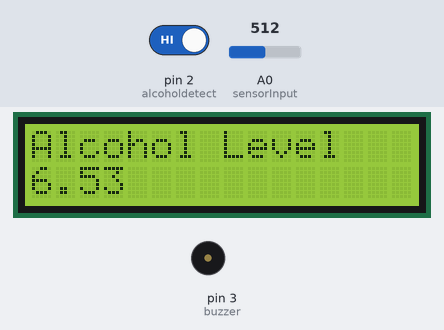
Bench run of a sketch on a simulated Arduino Uno, built with avr-gcc and run on an emulated ATmega328P. Shown: 16×2 character LCD, buzzer (waves = sounding, pin HIGH). The test bench sets the inputs (shaded band); at power-on: pin 2 (alcoholdetect) HIGH, A0 (sensorInput) = 512. What the sketch prints to the serial monitor is not drawn.

Above: at 1.2 s.
1.3 s: pin 2 (alcoholdetect) driven LOW
At 4.4 s:
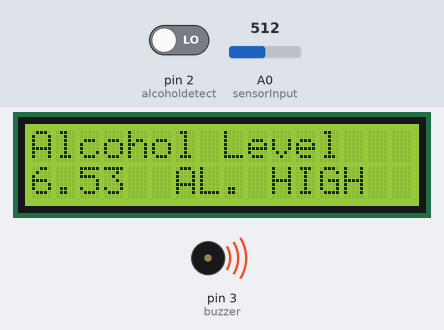
5.6 s: A0 (sensorInput) set to 0
At 8.0 s:
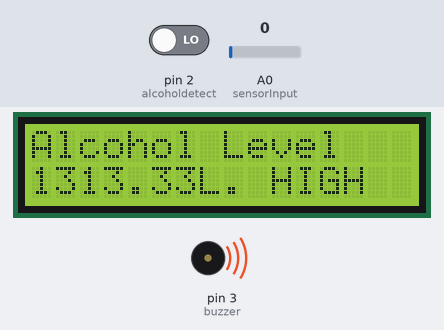
9.9 s: pin 2 (alcoholdetect) driven HIGH
At 13.3 s:
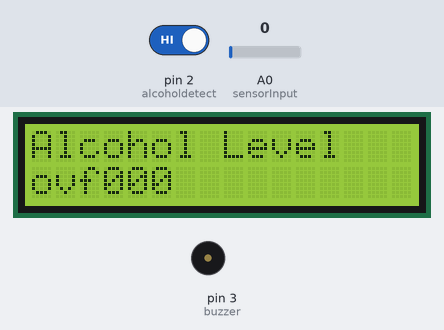
14.1 s: pin 2 (alcoholdetect) driven LOW
At 17.3 s:
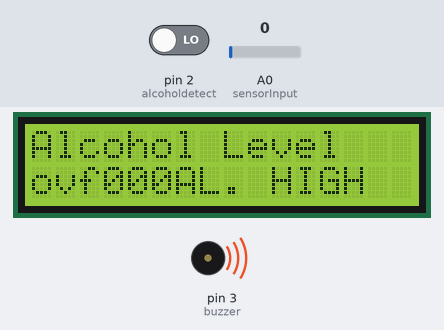
18.4 s: A0 (sensorInput) set to 900
At 21.2 s:
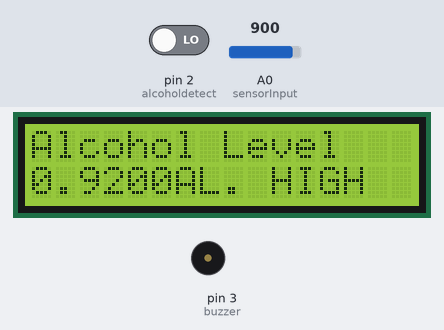
21.3 s: A0 (sensorInput) set to 1023
At 22.2 s:
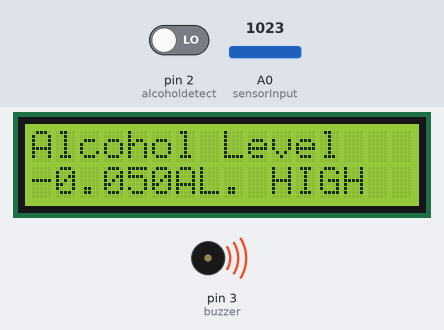
Timing chart, 0 to 23.9 s (numbered marks = the images above; inputs shaded):
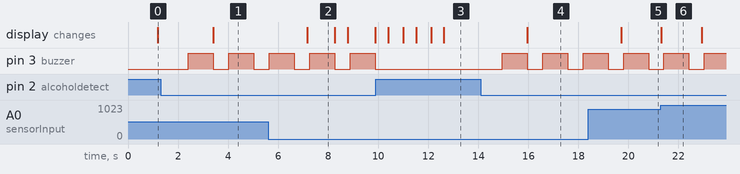

Measured:
- after the input at 1.3 s, pin 3 (buzzer): alternates HIGH for 1.0 s and LOW for 0.62 s, starting after 1.1 s; the display: changes after 2.1 s (image 1)
- after the input at 5.6 s, the display: changes after 1.6 s (image 2)
- after the input at 9.9 s, pin 3 (buzzer): stops changing and stays LOW; the display: first differs from a run without the input after 1.1 s (image 3 shows a later state)
- after the input at 14.1 s, pin 3 (buzzer): alternates HIGH for 1.0 s and LOW for 0.61 s, starting after 0.86 s; the display: changes after 1.9 s (image 4)
- after the input at 18.4 s, the display: changes after 1.3 s (image 5)
- after the input at 21.3 s, the display: changes at once (image 6)
- what the display in image 2 shows lasts 1.1 s, from 7.2 s to 8.3 s

The sketch:

alcohol_sensor.ino
```cpp
/*
 * Alcohol Sensor Project
 * using MQ3 alcohol sensor and an Lcd display
 *
 *
 */

#include<LiquidCrystal.h>

LiquidCrystal lcd(5,6,7,8,9,10);

const int sensorInput = A0; //alcohol sensor analog input
float alcoholinput; //analog value of the sensor input
float alcoholvolt;  //voltage value of the sensor input
float alcohollevel;  //calculated alcohol level
int alcoholguage=50;
const int alcoholdetect=2; //
const int buzzer=3;

void setup() {

  Serial.begin(9600);
  lcd.begin(16,2);
  lcd.setCursor(0,0);
  lcd.print("Alcohol Level");

  pinMode(buzzer,OUTPUT);
  pinMode(alcoholdetect,INPUT);
  //digitalWrite(buzzer,LOW);

}

void loop() {

  float RS;
  float RO;
  float Ps;

  for(int i=0;i<100;i++){
    alcoholinput=alcoholinput+analogRead(sensorInput);
  }
  alcoholinput=alcoholinput/100;
  alcoholvolt= (alcoholinput/1024)*5.0;

  RS = (5.0-alcoholvolt)/alcoholvolt;//alcoholvolt;
  RO=0.15;
  float J = RS/RO;
  //Ps= (25.0*RS)/((RS+36)*(RS+36))*100;
  if(J>0.7&&J<=1){
    alcohollevel=1.4-(0.25*J);
    Serial.print(" Alcohol level: ");
    Serial.print(alcohollevel);
  }


  Serial.print(alcoholinput);
  Serial.print(" Output voltage:");
  Serial.print(alcoholvolt);
  Serial.print(" RS/RO: ");
  Serial.print(RS/RO);
  Serial.print(" RS: ");
  Serial.println(RS);
  //Serial.print(" PS: ");
  //Serial.println(Ps);

  lcd.setCursor(0,1);
  lcd.print(RS/RO);

  int alcohol=digitalRead(alcoholdetect);
  delay(100);

  if(alcohol==0){
      digitalWrite(buzzer,HIGH);
      Serial.println("HIGH");
      delay(1000);
      digitalWrite(buzzer,LOW);
      lcd.setCursor(6,1);
      lcd.print("AL. HIGH");
  }
  else{
    delay(500);
    digitalWrite(buzzer,LOW);
    lcd.setCursor(6,1);
    lcd.print("        ");
  }
  delay(500);

}
```
